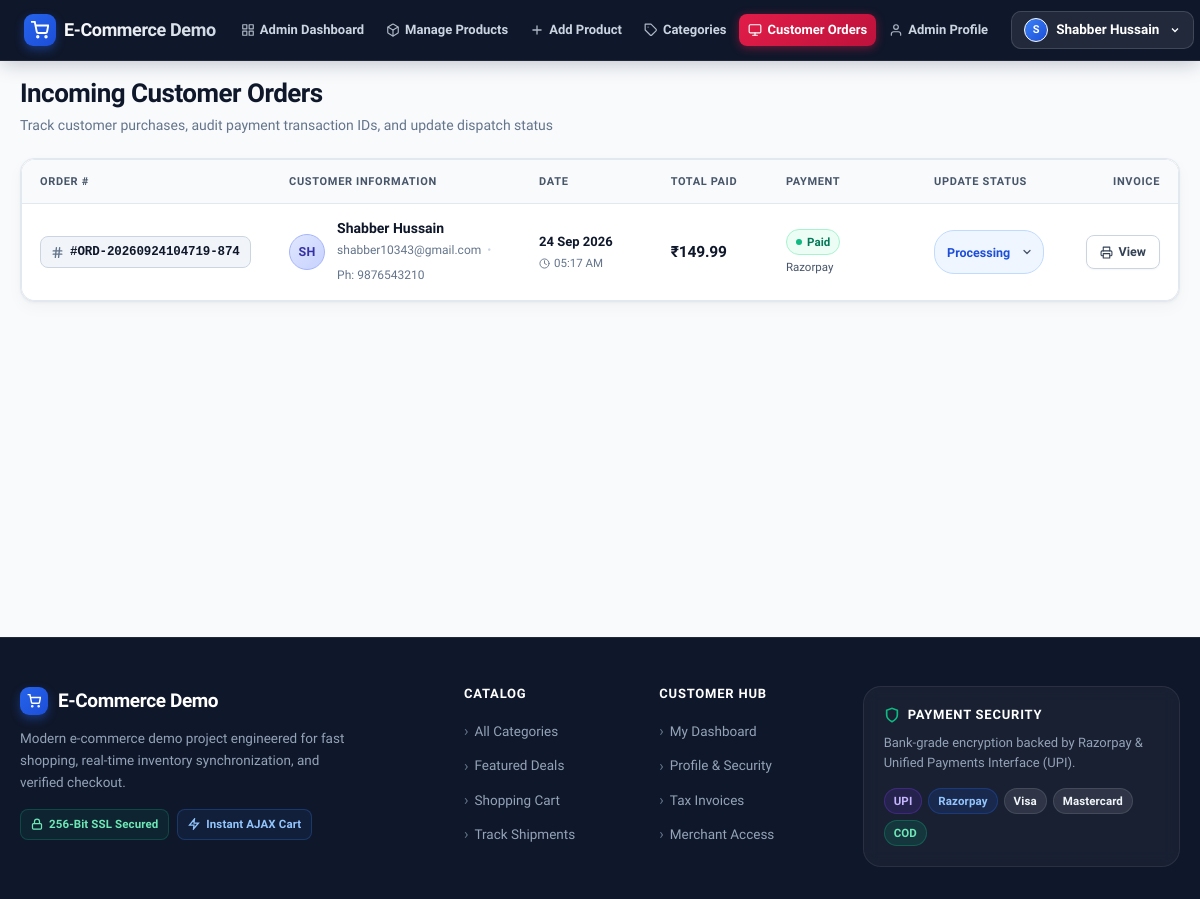
The page /admin/orders (signed in) on the database as committed earlier.
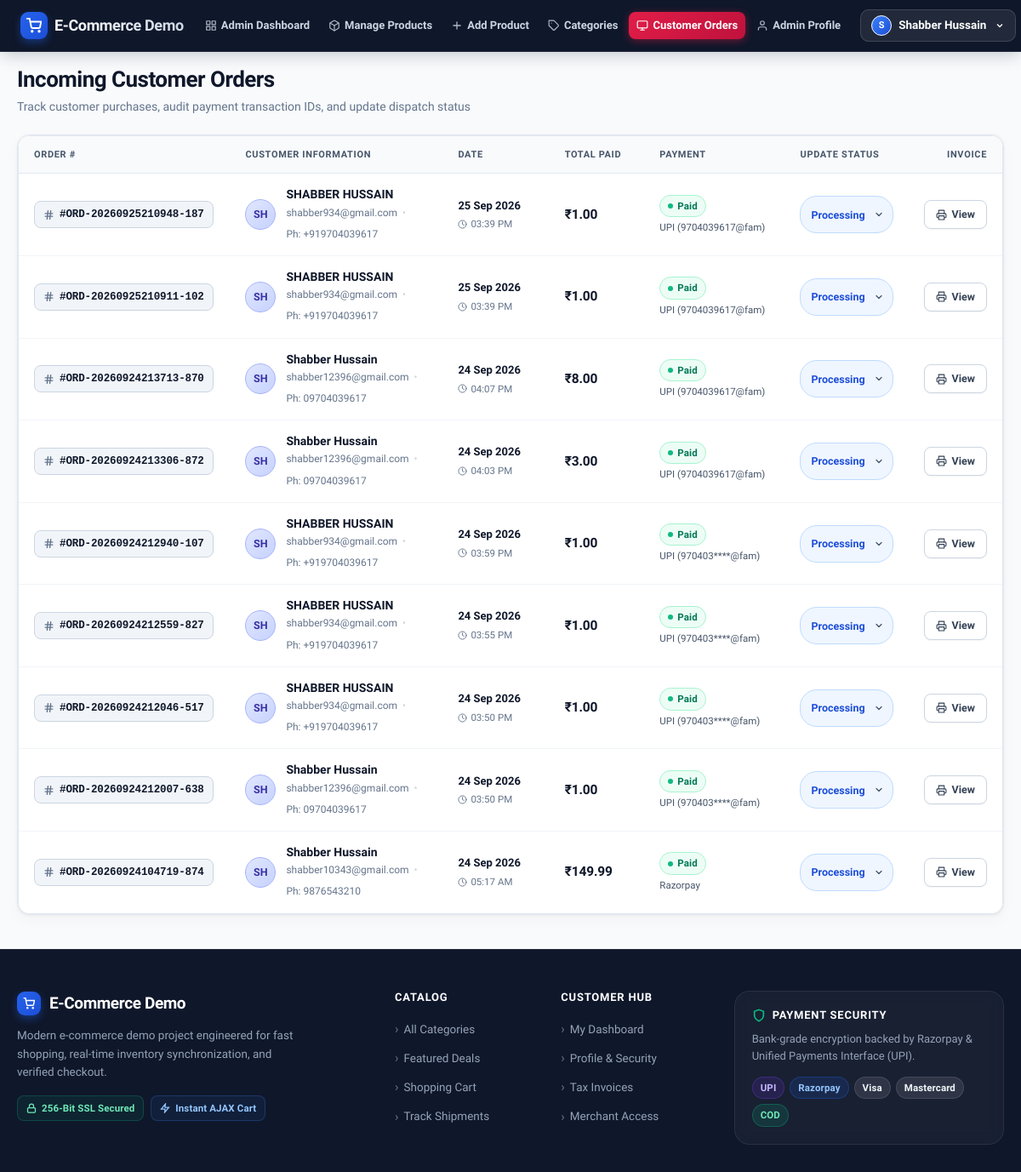
The same page on the database as committed later.
### tables this page shows
CREATE TABLE payments (
    payment_id INTEGER PRIMARY KEY AUTOINCREMENT,
    order_id INTEGER NOT NULL,
    payment_method TEXT NOT NULL,
    payment_status TEXT NOT NULL DEFAULT 'pending',
    amount_paid REAL NOT NULL,
    payment_date TIMESTAMP DEFAULT CURRENT_TIMESTAMP,
    transaction_id TEXT NOT NULL UNIQUE,
    FOREIGN KEY (order_id) REFERENCES orders(order_id) ON DELETE CASCADE
);

CREATE TABLE orders (
    order_id INTEGER PRIMARY KEY AUTOINCREMENT,
    order_number TEXT NOT NULL UNIQUE,
    customer_id INTEGER NOT NULL,
    address_id INTEGER NOT NULL,
    order_date TIMESTAMP DEFAULT CURRENT_TIMESTAMP,
    order_status TEXT NOT NULL DEFAULT 'pending',
    total_amount REAL NOT NULL,
    created_at TIMESTAMP DEFAULT CURRENT_TIMESTAMP,
    updated_at TIMESTAMP DEFAULT CURRENT_TIMESTAMP,
    FOREIGN KEY (customer_id) REFERENCES customers(customer_id) ON DELETE RESTRICT,
    FOREIGN KEY (address_id) REFERENCES address(address_id) ON DELETE RESTRICT
);

CREATE TABLE customers (
    customer_id INTEGER PRIMARY KEY AUTOINCREMENT, 
    first_name TEXT NOT NULL,
    last_name TEXT NOT NULL,
    e_mail TEXT NOT NULL UNIQUE,
    password_hash TEXT NOT NULL,
    role TEXT NOT NULL DEFAULT 'user',
    phone_number TEXT NOT NULL DEFAULT '',
    profile_image TEXT NULL,
    status TEXT DEFAULT 'active',
    created_at TIMESTAMP DEFAULT CURRENT_TIMESTAMP,
    updated_at TIMESTAMP DEFAULT CURRENT_TIMESTAMP
);

### app.py (the view)
@app.route('/admin/orders')
@role_required(['admin'])
def admin_orders():
    conn = db_connection()
    orders = []
    if conn:
        try:
            cursor = conn.cursor(dictionary=True)
            cursor.execute("""
                SELECT o.*, c.first_name, c.last_name, c.e_mail, c.phone_number,
                       p.payment_status, p.payment_method, p.transaction_id
                FROM orders o
                JOIN customers c ON o.customer_id = c.customer_id
                LEFT JOIN payments p ON o.order_id = p.order_id
                ORDER BY o.order_id DESC
            """)
            orders = cursor.fetchall()
            cursor.close()
            conn.close()
        except Exception as err:
            print(f"Error fetching admin orders: {err}")
            if conn:
                conn.close()
    return render_template('admin/orders.html', orders=orders)

### app.py (called while the page is built)
@app.after_request
def add_no_cache_headers(response):
    response.headers['Cache-Control'] = 'no-store, no-cache, must-revalidate, post-check=0, pre-check=0, max-age=0'
    response.headers['Pragma'] = 'no-cache'
    response.headers['Expires'] = '-1'
    return response

def role_required(allowed_roles):
    def decorator(view):
        @wraps(view)
        def wrapped_view(*args, **kwargs):
            if 'user_id' not in session:
                flash('Please log in first.', 'warning')
                return redirect(url_for('login', next=request.path))
            current_role = session.get('user_role', 'user')
            if current_role not in allowed_roles:
                flash('Access denied: You do not have permission to view this section.', 'danger')
                return redirect(url_for('index'))
            return view(*args, **kwargs)
        return wrapped_view
    return decorator

### config.py (called while the page is built, shortened)
    def _translate(self, sql):
        if not sql:
            return sql
        sql = sql.replace('INSERT IGNORE INTO', 'INSERT OR IGNORE INTO')
        sql = re.sub(r'\bGREATEST\b', 'MAX', sql, flags=re.IGNORECASE)
        sql = sql.replace('%s', '?')
        return sql

### templates/admin/orders.html (shortened to what the changed rows need)
{% extends "base.html" %}
{% block content %}
<div style="margin-bottom: 22px; display: flex; justify-content: space-between; align-items: flex-end; flex-wrap: wrap; gap: 14px;">
    <div>
        <h1 style="font-size: 26px; font-weight: 800; color: #0f172a; margin-bottom: 4px; letter-spacing: -0.02em;">Incoming Customer Orders</h1>
    </div>
</div>
{% if orders %}
    <div class="orders-table-card">
        <div class="table-responsive" style="margin: 0;">
            <table class="orders-table">
                <thead>
                    <tr>
                        <th style="width: 250px; white-space: nowrap;">Order #</th>
                        <th style="min-width: 250px;">Customer Information</th>
                        <th style="width: 140px; white-space: nowrap;">Date</th>
                        <th style="width: 120px; white-space: nowrap;">Total Paid</th>
                        <th style="width: 170px; white-space: nowrap;">Payment</th>
                        <th style="width: 160px; white-space: nowrap;">Update Status</th>
                        <th style="width: 100px; text-align: right; white-space: nowrap;">Invoice</th>
                    </tr>
                </thead>
                <tbody>
                    {% for ord in orders %}
                        <tr>
                            <td style="white-space: nowrap;">
                                <div class="order-num-pill" title="Order #{{ ord.order_number }}">
                                    <span>#{{ ord.order_number }}</span>
                                </div>
                            </td>
                            <td>
                                <div class="customer-cell">
                                    <div class="customer-avatar" title="{{ ord.first_name }} {{ ord.last_name }}">
                                        {{ (ord.first_name[:1] if ord.first_name else '') + (ord.last_name[:1] if ord.last_name else '') or 'U' }}
                                    </div>
                                    <div>
                                        <div class="customer-name">
                                            {{ ord.first_name }} {{ ord.last_name }}
                                        </div>
                                        <div class="customer-contact">
                                            <span>{{ ord.e_mail }}</span>
                                            {% if ord.phone_number %}
                                                <span style="color: #cbd5e1;">&bull;</span>
                                                <span>Ph: {{ ord.phone_number }}</span>
                                            {% endif %}
                                        </div>
                                    </div>
                                </div>
                            </td>
                            <td style="white-space: nowrap;">
                                <div class="order-date-primary">
                                    {{ ord.order_date.strftime('%d %b %Y') if ord.order_date else '—' }}
                                </div>
                                <div class="order-time-secondary">
                                    <svg width="11" height="11" viewBox="0 0 24 24" fill="none" stroke="currentColor" stroke-width="2" stroke-linecap="round" stroke-linejoin="round"><circle cx="12" cy="12" r="10"></circle><polyline points="12 6 12 12 16 14"></polyline></svg>
                                    <span>{{ ord.order_date.strftime('%I:%M %p') if ord.order_date else '' }}</span>
                                </div>
                            </td>
                            <td style="white-space: nowrap;">
                                <div class="order-amount">
                                    ₹{{ "%.2f"|format(ord.total_amount) }}
                                </div>
                            </td>
                            <td style="white-space: nowrap;">
                                {% if ord.payment_status == 'completed' %}
                                    <span class="pay-badge pay-badge-paid">
                                        <span class="dot"></span>
                                        Paid
                                    </span>
                                {% elif ord.payment_status == 'failed' %}
                                    <span class="pay-badge pay-badge-failed">
                                        <span class="dot"></span>
                                        Failed
                                    </span>
                                {% else %}
                                    <span class="pay-badge pay-badge-pending">
                                        <span class="dot"></span>
                                        {{ ord.payment_status|capitalize or 'Pending' }}
                                    </span>
                                {% endif %}
                                {% if ord.payment_method %}
                                    <div class="pay-method-detail">
                                        {{ ord.payment_method }}
                                    </div>
                                {% endif %}
                            </td>
                            <td style="white-space: nowrap;">
                                <form action="{{ url_for('admin_order_status', order_id=ord.order_id) }}" method="POST" style="margin: 0;">
                                    <div class="status-select-wrap">
                                        <select name="status" onchange="this.form.submit()" class="custom-status-select status-{{ ord.order_status }}" title="Update Order Status">
                                            <option value="processing" {% if ord.order_status == 'processing' %}selected{% endif %}>Processing</option>
                                        </select>
                                    </div>
                                </form>
                            </td>
                            <td style="text-align: right; white-space: nowrap;">
                                <a href="{{ url_for('order_invoice', order_id=ord.order_id) }}" target="_blank" class="invoice-btn" title="View or Print Invoice">
                                    <span>View</span>
                                </a>
                            </td>
                        </tr>
                    {% endfor %}
                </tbody>
            </table>
        </div>
    </div>
{% endif %}
{% endblock %}

Rows that differ between the two databases and show on the page:
added payments: order_number "ORD-20260925210948-187", first_name "SHABBER", last_name "HUSSAIN", e_mail "shabber934@gmail.com", phone_number "+919704039617", order_date "25 Sep 2026", order_date "03:39 PM", payment_status "completed" (drawn), payment_method "UPI (9704039617@fam)", status "Processing"
added customers: first_name+last_name "SH"
added orders: total_amount "1.00"
added payments: order_number "ORD-20260925210911-102", first_name "SHABBER", last_name "HUSSAIN", e_mail "shabber934@gmail.com", phone_number "+919704039617", order_date "25 Sep 2026", order_date "03:39 PM", payment_status "completed" (drawn), payment_method "UPI (9704039617@fam)", status "Processing"
added orders: total_amount "1.00"
added payments: order_number "ORD-20260924213713-870", first_name "Shabber", last_name "Hussain", e_mail "shabber12396@gmail.com", phone_number "09704039617", order_date "24 Sep 2026", order_date "04:07 PM", payment_status "completed" (drawn), payment_method "UPI (9704039617@fam)", status "Processing"
added customers: first_name+last_name "SH"
added orders: total_amount "8.00"
added payments: order_number "ORD-20260924213306-872", first_name "Shabber", last_name "Hussain", e_mail "shabber12396@gmail.com", phone_number "09704039617", order_date "24 Sep 2026", order_date "04:03 PM", payment_status "completed" (drawn), payment_method "UPI (9704039617@fam)", status "Processing"
added orders: total_amount "3.00"
added payments: order_number "ORD-20260924212940-107", first_name "SHABBER", last_name "HUSSAIN", e_mail "shabber934@gmail.com", phone_number "+919704039617", order_date "24 Sep 2026", order_date "03:59 PM", payment_status "completed" (drawn), payment_method "UPI (970403****@fam)", status "Processing"
added orders: total_amount "1.00"
added payments: order_number "ORD-20260924212559-827", first_name "SHABBER", last_name "HUSSAIN", e_mail "shabber934@gmail.com", phone_number "+919704039617", order_date "24 Sep 2026", order_date "03:55 PM", payment_status "completed" (drawn), payment_method "UPI (970403****@fam)", status "Processing"
added orders: total_amount "1.00"
added payments: order_number "ORD-20260924212046-517", first_name "SHABBER", last_name "HUSSAIN", e_mail "shabber934@gmail.com", phone_number "+919704039617", order_date "24 Sep 2026", order_date "03:50 PM", payment_status "completed" (drawn), payment_method "UPI (970403****@fam)", status "Processing"
added orders: total_amount "1.00"
added payments: order_number "ORD-20260924212007-638", first_name "Shabber", last_name "Hussain", e_mail "shabber12396@gmail.com", phone_number "09704039617", order_date "24 Sep 2026", order_date "03:50 PM", payment_status "completed" (drawn), payment_method "UPI (970403****@fam)", status "Processing"
added orders: total_amount "1.00"
